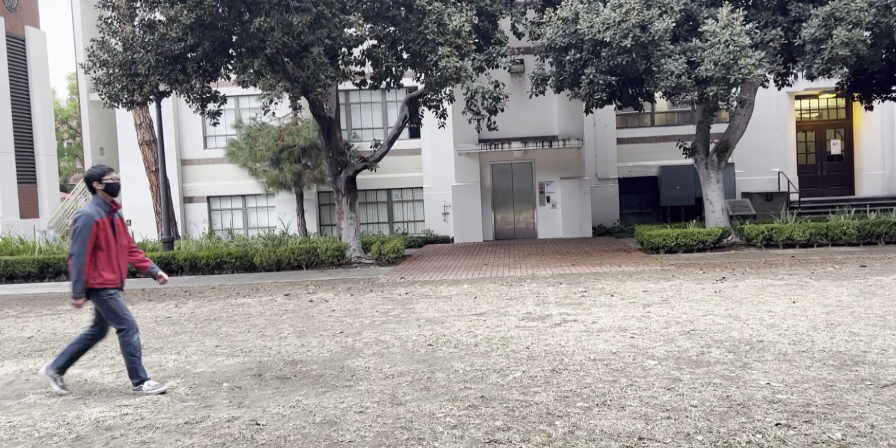
#> input picture PanoramaGenerateScript/data/04.png, 896 x 448 px, found by its file name
$ python convertviedo.py
#> lines starting #> are read from the running program, lines starting #| are printed output that depends on the picture; pictures that were not available may be replaced by others from this repository, and a replacement may not be noted
#> pass 2 of the loop `for file in os.listdir(foreground_p):`:
import numpy as np
import cv2
import os
import collections
#input the video path
#output an array [number of frame]*[h]*[w]*[4] BGRA and the fps of the video
# [141 lines left out: functions convert_video_2_bgra, convert_bgra_2_video, read_file_of_res_run_app_one, app_one_display_trails, read_file_of_res_run_app_two, app_two_create_video and 1 more, not called in this run]

def diff_f_and_b(foreground_path, background_path):
#> called with foreground_path = '/Users/zihao/Desktop/USC/576/data/04.png'
    foreground_pic = cv2.imread(foreground_path, cv2.IMREAD_UNCHANGED)
#> foreground_pic is the input picture: shape (448, 896, 4); mean B, G, R, A 141.7, 143.6, 146.9, 181.5
    background_pic = cv2.imread(background_path, cv2.IMREAD_UNCHANGED)
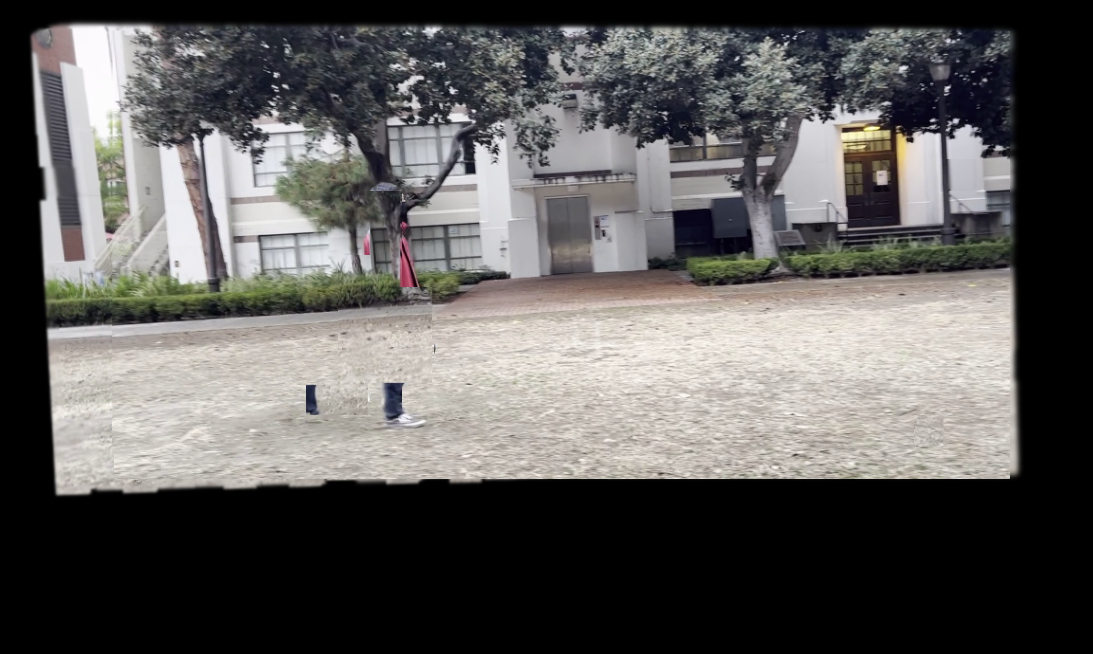
#> input picture PanoramaGenerateScript/stitched.png, 1093 x 654 px, given in place of noobjectvideo_0.png, which was not available
#> background_pic is the input picture: shape (654, 1093, 4); mean B, G, R, A 89.8, 91.2, 92.8, 157.9
    video_height = len(foreground_pic)
#> video_height = 448
    video_width = len(foreground_pic[0])
#> video_width = 896
    for h_index in range(video_height):
        for w_index in range(video_width):
            if foreground_pic[h_index][w_index][3] == 255\
            or h_index == 0 or w_index == 0 or w_index == video_width-1 or h_index==video_height-1\
            or (abs(int(foreground_pic[h_index][w_index][0]) - int(background_pic[h_index][w_index][0]))<10 \
            and abs(int(foreground_pic[h_index][w_index][1]) - int(background_pic[h_index][w_index][1]))<10\
            and abs(int(foreground_pic[h_index][w_index][2]) - int(background_pic[h_index][w_index][2]))<10):
                foreground_pic[h_index][w_index][3] = 0
            else:
                foreground_pic[h_index][w_index][3] = 255
    ker = np.ones((10,10),np.uint8)
    ori_foreground_pic = foreground_pic
    foreground_pic = cv2.morphologyEx(foreground_pic, cv2.MORPH_OPEN,  ker, 1)
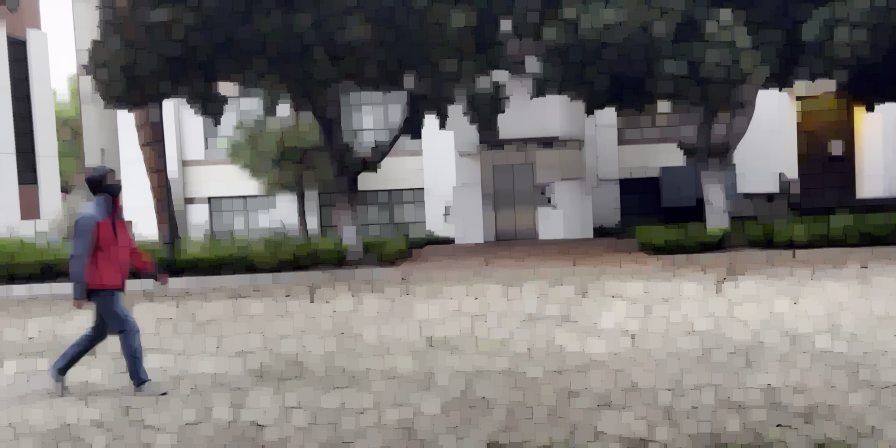
#> foreground_pic: shape (448, 896, 4); mean B, G, R, A 115.3, 117.4, 120.6, 29.1
    #foreground_pic = cv2.erode(foreground_pic,  ker, 1)
    for h_index in range(video_height):
            for w_index in range(video_width):
                 if foreground_pic[h_index][w_index][3] == 0:
                    ori_foreground_pic[h_index][w_index][0] = 255
                    ori_foreground_pic[h_index][w_index][1] = 255
                    ori_foreground_pic[h_index][w_index][2] = 255
                    ori_foreground_pic[h_index][w_index][3] = 0
                 else:
                    ori_foreground_pic[h_index][w_index][3] = 255
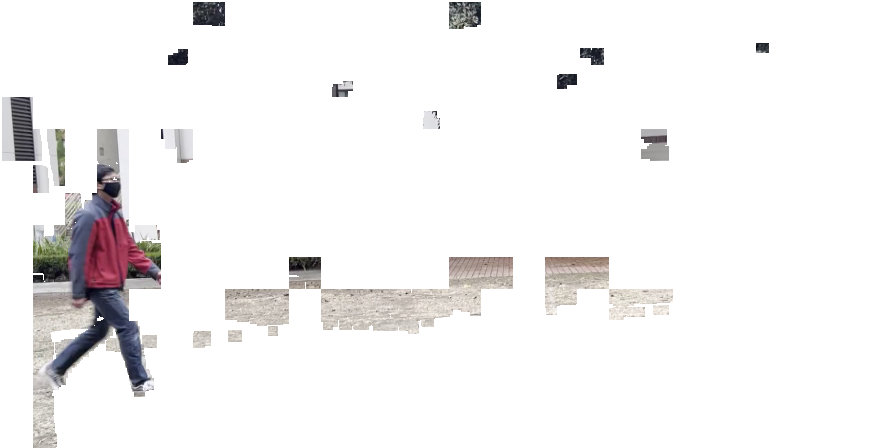
#> ori_foreground_pic: shape (448, 896, 4); mean B, G, R, A 242.8, 242.7, 243.8, 29.1

    #cv2.imwrite('../dd/diff.png', ori_foreground_pic)
    return ori_foreground_pic

def find_label_object(foreground_pic, labels):
    for y in range (len(foreground_pic)):
        for x in range (len(foreground_pic[0])):
            if(foreground_pic[y][x][3] == 255):
                count = get_zero_label(labels)
                ret = dfs_label_object(foreground_pic, y, x, count)
                if ret:
                    labels[count] = 1
#> after the loop, labels = 255 values, max 1 at index 1, min 0 at index 0, mean 0.0784


def dfs_label_object(foreground_pic, index_y,index_x, label):
    is_exist = False
    dirs = [[1,0],[0,1],[0,-1],[-1,0],[1,1],[-1,1],[1,-1],[-1,-1]]
    stack = collections.deque()
    stack.append([index_y,index_x])
    while stack:
        y,x= stack.popleft()
        if(y<0 or x<0 or y >= len(foreground_pic) or x>=len(foreground_pic[0]) or foreground_pic[y][x][3] != 255):
            continue
        foreground_pic[y][x][3] = label
        is_exist = True
        for dir in dirs:
           stack.append([y+dir[0],x+dir[1]])
    return is_exist

def find_objects_on_page(prev_pic, cur_pic, labels):

    for y in range (len(cur_pic)):
            for x in range (len(cur_pic[0])):
                if(cur_pic[y][x][3]==255 and prev_pic[y][x][3] != 0 and prev_pic[y][x][3] != 255):
                    label = prev_pic[y][x][3]
                    ret =  dfs_label_object(cur_pic,y,x,label)
                    if ret:
                        labels[label]+=1

    find_label_object(cur_pic, labels)

def get_zero_label(labels):
    for i in range(1,len(labels)):
        if labels[i] == 0:
            return i
    return -1
# [34 lines left out: functions change_label_to_255, app_three_remove_object, not called in this run]

def transfer(foreground_p, background_p,foreground_list, saveing_path):
    new_foreground_pic = []
    label = 0
    labels = np.zeros(255)
    prev = labels.copy()
    for i in range(len(foreground_list)):
        foreground_path = foreground_p + foreground_list[i]
        background_path = background_p + "noobjectvideo_" + str(i) + ".png"
        foreground_pict = diff_f_and_b(foreground_path, background_path)
        if(i == 0):
            find_label_object(foreground_pict, labels)
        else:
            find_objects_on_page(new_foreground_pic[i-1], foreground_pict, labels)
        new_foreground_pic.append(foreground_pict)
        for j in range(len(labels)):
            if 0 < labels[j] < 10 and labels[j] == prev[j]:
                labels[j] = 0
        prev = labels.copy()
#> pass 2 of the loop in transfer, `for i in range(len(foreground_list)):`:
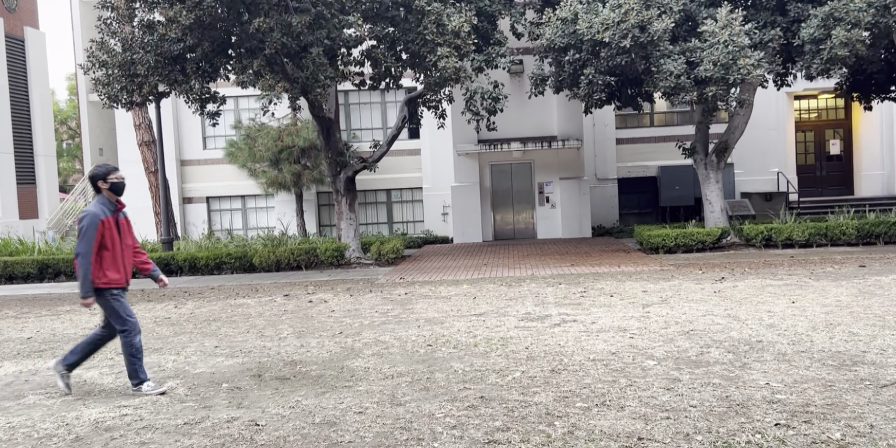
#> input picture PanoramaGenerateScript/data/05.png, 896 x 448 px, found by its file name
#> in diff_f_and_b, foreground_pic is the input picture: shape (448, 896, 4); mean B, G, R, A 141.8, 143.6, 147, 189.3
#> in diff_f_and_b (call 2), `foreground_pic = cv2.morphologyEx(foreground_pic, cv2.MORPH_OPEN,  ker..`:
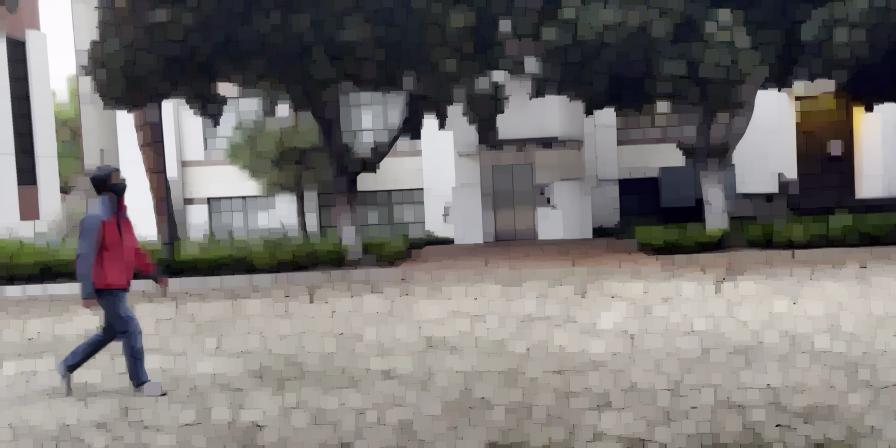
#> foreground_pic: shape (448, 896, 4); mean B, G, R, A 115.4, 117.3, 120.6, 2.9
#> after the loop in diff_f_and_b (call 2), `for h_index in range(video_height):`:
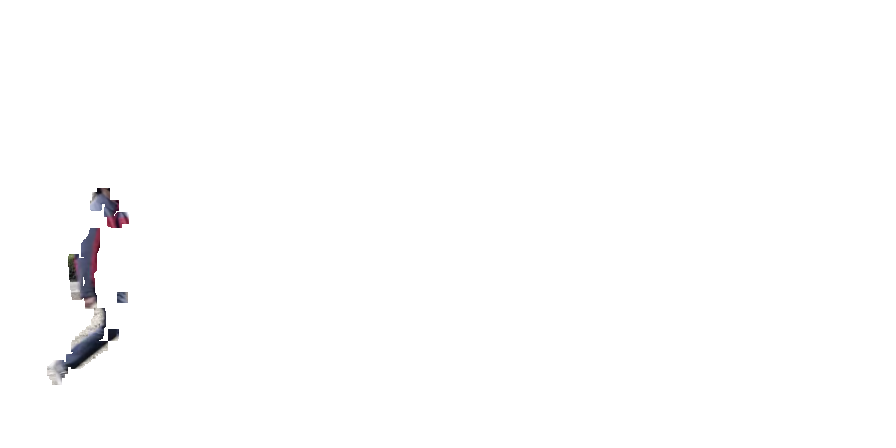
#> ori_foreground_pic: shape (448, 896, 4); mean B, G, R, A 253.4, 253.2, 253.3, 2.9
#> after the loop in find_objects_on_page, `for y in range (len(cur_pic)):`: labels = 255 values, max 4 at index 11, min 0 at index 0, mean 0.0902
        #cv2.imwrite(saveing_path+"new_fore"+str(i)+".png", foreground_pict)


    for i in range(1,len(labels)):
        if labels[i] >= 10:
            print(i)
            for j in range(len(foreground_list)):
                new_pic = change_label_to_255(new_foreground_pic[j], i)
                cv2.imwrite(saveing_path+"new_fore_"+str(i)+"_"+str(j)+".png", new_pic)

if __name__ == "__main__":
    # [4 lines of commented-out code are left out]
    res_path = "/Users/zihao/Desktop/USC/576/res"
    foreground_num = 50
    #read_file_of_res_run_app_one(res_path,foreground_num)
    '''
    fps = 30
    height = 448
    width = 896
    path = []
    test_mode = True
    read_file_of_res_run_app_two(res_path, foreground_num, fps,  height, width, path, test_mode)
    '''
    foreground_p = "/Users/zihao/Desktop/USC/576/data/"
    foreground_list = []
    for file in os.listdir(foreground_p):
        if file.endswith(".png"):
            foreground_list.append(file)

    foreground_list.sort()
    background_p= "/Users/zihao/Desktop/USC/576/noobjectvideo/"
    saveing_path = "/Users/zihao/Desktop/USC/576/dd/"
    #find object number
    transfer(foreground_p,background_p,foreground_list, saveing_path)

    #background_list = os.listdir(background_p)
    #background_list.sort()
    '''
    frames_number = len(foreground_list)
    selected_objects_arr = [0,1]
    app_three_remove_object(saveing_path, background_p, frames_number, selected_objects_arr)
    '''
